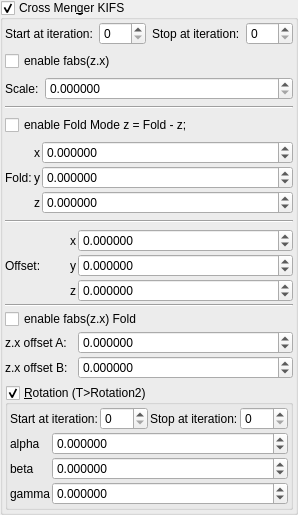
    <widget class="MyGroupBox" name="groupCheck_transf_function_enabled">
     <property name="title">
      <string>Cross Men&amp;ger KIFS</string>
     </property>
     <property name="checkable">
      <bool>true</bool>
     </property>
     <layout class="QVBoxLayout" name="verticalLayout_3">
      <property name="leftMargin">
       <number>2</number>
      </property>
      <property name="topMargin">
       <number>2</number>
      </property>
      <property name="rightMargin">
       <number>2</number>
      </property>
      <property name="bottomMargin">
       <number>2</number>
      </property>
      <item>
       <layout class="QGridLayout" name="gridLayout_2">
        <item row="0" column="2">
         <widget class="QLabel" name="label_49">
          <property name="text">
           <string>Stop at iteration:</string>
          </property>
         </widget>
        </item>
        <item row="0" column="1">
         <widget class="MySpinBox" name="spinboxInt_transf_start_iterations_A">
          <property name="sizePolicy">
           <sizepolicy hsizetype="Minimum" vsizetype="Maximum">
            <horstretch>0</horstretch>
            <verstretch>0</verstretch>
           </sizepolicy>
          </property>
          <property name="minimum">
           <number>0</number>
          </property>
          <property name="maximum">
           <number>999</number>
          </property>
          <property name="value">
           <number>0</number>
          </property>
         </widget>
        </item>
        <item row="0" column="3">
         <widget class="MySpinBox" name="spinboxInt_transf_stop_iterations_A">
          <property name="sizePolicy">
           <sizepolicy hsizetype="Preferred" vsizetype="Maximum">
            <horstretch>0</horstretch>
            <verstretch>0</verstretch>
           </sizepolicy>
          </property>
          <property name="maximum">
           <number>999</number>
          </property>
         </widget>
        </item>
        <item row="0" column="0">
         <widget class="QLabel" name="label_67">
          <property name="text">
           <string>Start at iteration:</string>
          </property>
         </widget>
        </item>
       </layout>
      </item>
      <item>
       <widget class="MyCheckBox" name="checkBox_transf_function_enabledz_false">
        <property name="text">
         <string>enable fabs(z.x)</string>
        </property>
       </widget>
      </item>
      <item>
       <layout class="QGridLayout" name="gridLayout_15" columnstretch="0,0,1">
        <item row="0" column="2">
         <widget class="MyDoubleSpinBox" name="spinbox_transf_scale_3">
          <property name="sizePolicy">
           <sizepolicy hsizetype="Minimum" vsizetype="Maximum">
            <horstretch>0</horstretch>
            <verstretch>0</verstretch>
           </sizepolicy>
          </property>
          <property name="prefix">
           <string/>
          </property>
          <property name="suffix">
           <string/>
          </property>
          <property name="decimals">
           <number>6</number>
          </property>
          <property name="minimum">
           <double>0.000000000000000</double>
          </property>
          <property name="maximum">
           <double>99.000000000000000</double>
          </property>
          <property name="singleStep">
           <double>0.100000000000000</double>
          </property>
         </widget>
        </item>
        <item row="0" column="1">
         <widget class="QLabel" name="label_107">
          <property name="text">
           <string>Scale:</string>
          </property>
         </widget>
        </item>
       </layout>
      </item>
      <item>
       <widget class="Line" name="line_21">
        <property name="orientation">
         <enum>Qt::Horizontal</enum>
        </property>
       </widget>
      </item>
      <item>
       <widget class="MyCheckBox" name="checkBox_transf_function_enabledx_false">
        <property name="text">
         <string>enable Fold Mode z = Fold - z;</string>
        </property>
       </widget>
      </item>
      <item>
       <layout class="QGridLayout" name="gridLayout_36" columnstretch="0,0,1">
        <property name="spacing">
         <number>2</number>
        </property>
        <item row="3" column="0">
         <widget class="QLabel" name="label_126">
          <property name="text">
           <string>Fold:</string>
          </property>
         </widget>
        </item>
        <item row="3" column="2">
         <widget class="MyDoubleSpinBox" name="spinbox3_transf_offset_222_y">
          <property name="sizePolicy">
           <sizepolicy hsizetype="Minimum" vsizetype="Maximum">
            <horstretch>0</horstretch>
            <verstretch>0</verstretch>
           </sizepolicy>
          </property>
          <property name="prefix">
           <string/>
          </property>
          <property name="suffix">
           <string/>
          </property>
          <property name="decimals">
           <number>6</number>
          </property>
          <property name="minimum">
           <double>-99.989999999999995</double>
          </property>
          <property name="maximum">
           <double>99.989999999999995</double>
          </property>
          <property name="singleStep">
           <double>0.100000000000000</double>
          </property>
         </widget>
        </item>
        <item row="2" column="2">
         <widget class="MyDoubleSpinBox" name="spinbox3_transf_offset_222_x">
          <property name="sizePolicy">
           <sizepolicy hsizetype="Minimum" vsizetype="Maximum">
            <horstretch>0</horstretch>
            <verstretch>0</verstretch>
           </sizepolicy>
          </property>
          <property name="prefix">
           <string/>
          </property>
          <property name="suffix">
           <string/>
          </property>
          <property name="decimals">
           <number>6</number>
          </property>
          <property name="minimum">
           <double>-99.989999999999995</double>
          </property>
          <property name="maximum">
           <double>99.989999999999995</double>
          </property>
          <property name="singleStep">
           <double>0.100000000000000</double>
          </property>
         </widget>
        </item>
        <item row="2" column="1">
         <widget class="QLabel" name="label_123">
          <property name="text">
           <string notr="true">x</string>
          </property>
         </widget>
        </item>
        <item row="3" column="1">
         <widget class="QLabel" name="label_124">
          <property name="text">
           <string notr="true">y</string>
          </property>
         </widget>
        </item>
        <item row="4" column="1">
         <widget class="QLabel" name="label_125">
          <property name="text">
           <string notr="true">z</string>
          </property>
         </widget>
        </item>
        <item row="4" column="2">
         <widget class="MyDoubleSpinBox" name="spinbox3_transf_offset_222_z">
          <property name="sizePolicy">
           <sizepolicy hsizetype="Minimum" vsizetype="Maximum">
            <horstretch>0</horstretch>
            <verstretch>0</verstretch>
           </sizepolicy>
          </property>
          <property name="prefix">
           <string/>
          </property>
          <property name="suffix">
           <string/>
          </property>
          <property name="decimals">
           <number>6</number>
          </property>
          <property name="minimum">
           <double>-99.989999999999995</double>
          </property>
          <property name="maximum">
           <double>99.989999999999995</double>
          </property>
          <property name="singleStep">
           <double>0.100000000000000</double>
          </property>
         </widget>
        </item>
       </layout>
      </item>
      <item>
       <widget class="Line" name="line_26">
        <property name="orientation">
         <enum>Qt::Horizontal</enum>
        </property>
       </widget>
      </item>
      <item>
       <layout class="QGridLayout" name="gridLayout_37" columnstretch="0,0,1">
        <property name="spacing">
         <number>2</number>
        </property>
        <item row="7" column="2">
         <widget class="MyDoubleSpinBox" name="spinbox_transf_offset_0">
          <property name="sizePolicy">
           <sizepolicy hsizetype="Minimum" vsizetype="Maximum">
            <horstretch>0</horstretch>
            <verstretch>0</verstretch>
           </sizepolicy>
          </property>
          <property name="prefix">
           <string/>
          </property>
          <property name="suffix">
           <string/>
          </property>
          <property name="decimals">
           <number>6</number>
          </property>
          <property name="minimum">
           <double>-99.000000000000000</double>
          </property>
          <property name="maximum">
           <double>99.000000000000000</double>
          </property>
          <property name="singleStep">
           <double>0.100000000000000</double>
          </property>
         </widget>
        </item>
        <item row="6" column="2">
         <widget class="MyDoubleSpinBox" name="spinbox_transf_offset">
          <property name="sizePolicy">
           <sizepolicy hsizetype="Minimum" vsizetype="Maximum">
            <horstretch>0</horstretch>
            <verstretch>0</verstretch>
           </sizepolicy>
          </property>
          <property name="prefix">
           <string/>
          </property>
          <property name="suffix">
           <string/>
          </property>
          <property name="decimals">
           <number>6</number>
          </property>
          <property name="minimum">
           <double>-99.000000000000000</double>
          </property>
          <property name="maximum">
           <double>99.000000000000000</double>
          </property>
          <property name="singleStep">
           <double>0.100000000000000</double>
          </property>
         </widget>
        </item>
        <item row="2" column="2">
         <widget class="MyDoubleSpinBox" name="spinbox3_transf_offset_000_y">
          <property name="sizePolicy">
           <sizepolicy hsizetype="Minimum" vsizetype="Maximum">
            <horstretch>0</horstretch>
            <verstretch>0</verstretch>
           </sizepolicy>
          </property>
          <property name="prefix">
           <string/>
          </property>
          <property name="suffix">
           <string/>
          </property>
          <property name="decimals">
           <number>6</number>
          </property>
          <property name="minimum">
           <double>-99.989999999999995</double>
          </property>
          <property name="maximum">
           <double>99.989999999999995</double>
          </property>
          <property name="singleStep">
           <double>0.100000000000000</double>
          </property>
         </widget>
        </item>
        <item row="3" column="2">
         <widget class="MyDoubleSpinBox" name="spinbox3_transf_offset_000_z">
          <property name="sizePolicy">
           <sizepolicy hsizetype="Minimum" vsizetype="Maximum">
            <horstretch>0</horstretch>
            <verstretch>0</verstretch>
           </sizepolicy>
          </property>
          <property name="prefix">
           <string/>
          </property>
          <property name="suffix">
           <string/>
          </property>
          <property name="decimals">
           <number>6</number>
          </property>
          <property name="minimum">
           <double>-99.989999999999995</double>
          </property>
          <property name="maximum">
           <double>99.989999999999995</double>
          </property>
          <property name="singleStep">
           <double>0.100000000000000</double>
          </property>
         </widget>
        </item>
        <item row="2" column="0">
         <widget class="QLabel" name="label_257">
          <property name="text">
           <string>Offset:</string>
          </property>
         </widget>
        </item>
        <item row="1" column="2">
         <widget class="MyDoubleSpinBox" name="spinbox3_transf_offset_000_x">
          <property name="sizePolicy">
           <sizepolicy hsizetype="Minimum" vsizetype="Maximum">
            <horstretch>0</horstretch>
            <verstretch>0</verstretch>
           </sizepolicy>
          </property>
          <property name="prefix">
           <string/>
          </property>
          <property name="suffix">
           <string/>
          </property>
          <property name="decimals">
           <number>6</number>
          </property>
          <property name="minimum">
           <double>-99.989999999999995</double>
          </property>
          <property name="maximum">
           <double>99.989999999999995</double>
          </property>
          <property name="singleStep">
           <double>0.100000000000000</double>
          </property>
         </widget>
        </item>
        <item row="7" column="0">
         <widget class="QLabel" name="label_110">
          <property name="text">
           <string>z.x offset B:</string>
          </property>
         </widget>
        </item>
        <item row="1" column="1">
         <widget class="QLabel" name="label_127">
          <property name="text">
           <string notr="true">x</string>
          </property>
         </widget>
        </item>
        <item row="2" column="1">
         <widget class="QLabel" name="label_128">
          <property name="text">
           <string notr="true">y</string>
          </property>
         </widget>
        </item>
        <item row="3" column="1">
         <widget class="QLabel" name="label_132">
          <property name="text">
           <string notr="true">z</string>
          </property>
         </widget>
        </item>
        <item row="6" column="0">
         <widget class="QLabel" name="label_108">
          <property name="text">
           <string>z.x offset A:</string>
          </property>
         </widget>
        </item>
        <item row="5" column="0" colspan="3">
         <widget class="MyCheckBox" name="checkBox_transf_function_enabledP_false">
          <property name="text">
           <string>enable fabs(z.x) Fold</string>
          </property>
         </widget>
        </item>
        <item row="4" column="0" colspan="3">
         <widget class="Line" name="line_8">
          <property name="orientation">
           <enum>Qt::Horizontal</enum>
          </property>
         </widget>
        </item>
       </layout>
      </item>
      <item>
       <widget class="MyGroupBox" name="groupCheck_transf_function_enabledR_false">
        <property name="title">
         <string>&amp;Rotation (T&gt;Rotation2)</string>
        </property>
        <property name="checkable">
         <bool>true</bool>
        </property>
        <layout class="QVBoxLayout" name="verticalLayout_9" stretch="0,0">
         <property name="spacing">
          <number>2</number>
         </property>
         <property name="leftMargin">
          <number>2</number>
         </property>
         <property name="topMargin">
          <number>2</number>
         </property>
         <property name="rightMargin">
          <number>2</number>
         </property>
         <property name="bottomMargin">
          <number>2</number>
         </property>
         <item>
          <layout class="QGridLayout" name="gridLayout_62">
           <property name="spacing">
            <number>2</number>
           </property>
           <item row="1" column="0">
            <widget class="QLabel" name="label_246">
             <property name="text">
              <string>Start at iteration:</string>
             </property>
            </widget>
           </item>
           <item row="1" column="2">
            <widget class="QLabel" name="label_247">
             <property name="text">
              <string>Stop at iteration:</string>
             </property>
            </widget>
           </item>
           <item row="1" column="3">
            <widget class="MySpinBox" name="spinboxInt_transf_stop_iterations_R">
             <property name="sizePolicy">
              <sizepolicy hsizetype="Minimum" vsizetype="Maximum">
               <horstretch>0</horstretch>
               <verstretch>0</verstretch>
              </sizepolicy>
             </property>
             <property name="maximum">
              <number>999</number>
             </property>
            </widget>
           </item>
           <item row="1" column="1">
            <widget class="MySpinBox" name="spinboxInt_transf_start_iterations_R">
             <property name="sizePolicy">
              <sizepolicy hsizetype="Minimum" vsizetype="Maximum">
               <horstretch>0</horstretch>
               <verstretch>0</verstretch>
              </sizepolicy>
             </property>
             <property name="maximum">
              <number>999</number>
             </property>
            </widget>
           </item>
          </layout>
         </item>
         <item>
          <layout class="QGridLayout" name="gridLayout_11" columnstretch="0,1">
           <property name="spacing">
            <number>2</number>
           </property>
           <item row="2" column="1">
            <widget class="MyDoubleSpinBox" name="spinboxd3_transf_rotation2_y">
             <property name="sizePolicy">
              <sizepolicy hsizetype="Minimum" vsizetype="Maximum">
               <horstretch>0</horstretch>
               <verstretch>0</verstretch>
              </sizepolicy>
             </property>
             <property name="prefix">
              <string/>
             </property>
             <property name="suffix">
              <string/>
             </property>
             <property name="decimals">
              <number>6</number>
             </property>
             <property name="minimum">
              <double>-36000.000000000000000</double>
             </property>
             <property name="maximum">
              <double>36000.000000000000000</double>
             </property>
             <property name="singleStep">
              <double>1.000000000000000</double>
             </property>
            </widget>
           </item>
           <item row="1" column="0">
            <widget class="QLabel" name="label_38">
             <property name="text">
              <string notr="true">alpha</string>
             </property>
            </widget>
           </item>
           <item row="3" column="1">
            <widget class="MyDoubleSpinBox" name="spinboxd3_transf_rotation2_z">
             <property name="sizePolicy">
              <sizepolicy hsizetype="Minimum" vsizetype="Maximum">
               <horstretch>0</horstretch>
               <verstretch>0</verstretch>
              </sizepolicy>
             </property>
             <property name="prefix">
              <string/>
             </property>
             <property name="suffix">
              <string/>
             </property>
             <property name="decimals">
              <number>6</number>
             </property>
             <property name="minimum">
              <double>-36000.000000000000000</double>
             </property>
             <property name="maximum">
              <double>36000.000000000000000</double>
             </property>
             <property name="singleStep">
              <double>1.000000000000000</double>
             </property>
            </widget>
           </item>
           <item row="3" column="0">
            <widget class="QLabel" name="label_39">
             <property name="text">
              <string notr="true">gamma</string>
             </property>
            </widget>
           </item>
           <item row="1" column="1">
            <widget class="MyDoubleSpinBox" name="spinboxd3_transf_rotation2_x">
             <property name="sizePolicy">
              <sizepolicy hsizetype="Minimum" vsizetype="Maximum">
               <horstretch>0</horstretch>
               <verstretch>0</verstretch>
              </sizepolicy>
             </property>
             <property name="prefix">
              <string/>
             </property>
             <property name="suffix">
              <string/>
             </property>
             <property name="decimals">
              <number>6</number>
             </property>
             <property name="minimum">
              <double>-36000.000000000000000</double>
             </property>
             <property name="maximum">
              <double>36000.000000000000000</double>
             </property>
             <property name="singleStep">
              <double>1.000000000000000</double>
             </property>
            </widget>
           </item>
           <item row="2" column="0">
            <widget class="QLabel" name="label_37">
             <property name="text">
              <string notr="true">beta</string>
             </property>
            </widget>
           </item>
          </layout>
         </item>
        </layout>
       </widget>
      </item>
     </layout>
    </widget>
